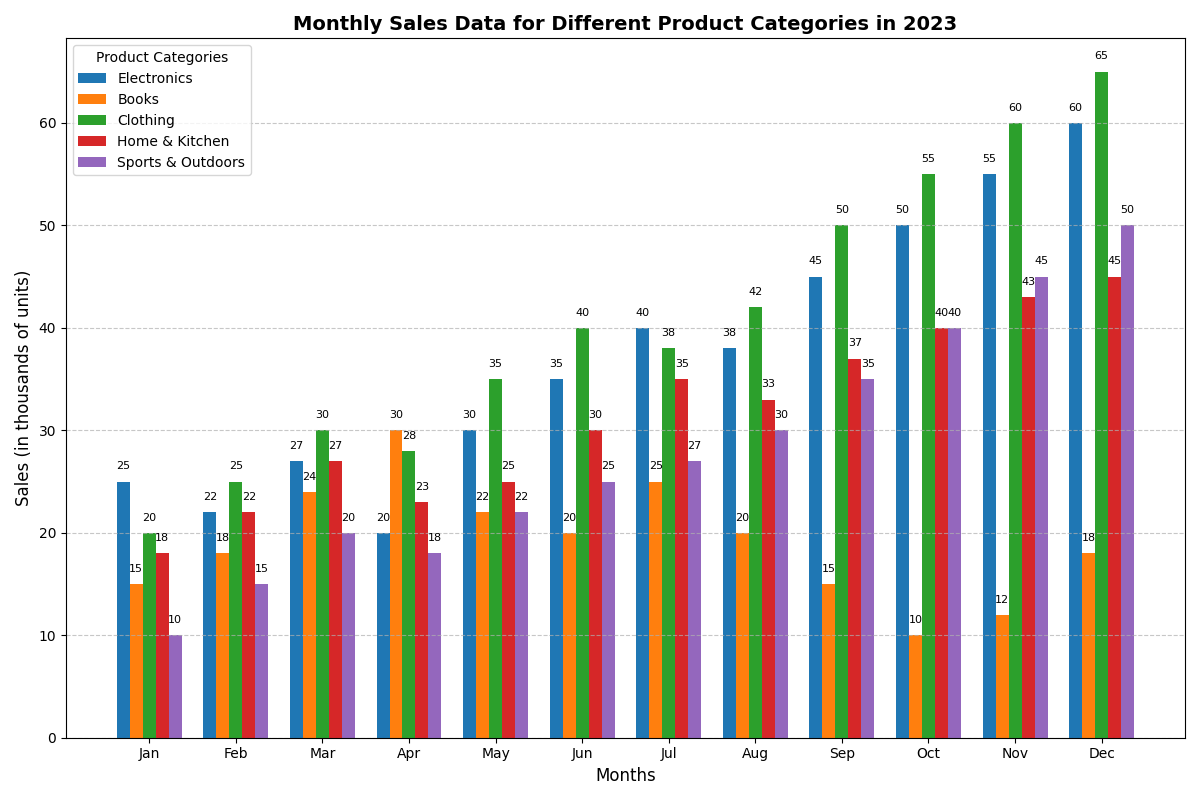

Source code (Python):
import matplotlib.pyplot as plt
import numpy as np

# Backstory:
# Analysis of Monthly Sales Data in an Online Store for Different Product Categories.
# Our objective is to visualize the sales distribution and compare monthly variations.

# Define product categories
categories = ['Electronics', 'Books', 'Clothing', 'Home & Kitchen', 'Sports & Outdoors']

# Define months
months = ['Jan', 'Feb', 'Mar', 'Apr', 'May', 'Jun', 'Jul', 'Aug', 'Sep', 'Oct', 'Nov', 'Dec']

# Hypothetical monthly sales data for each category (in thousands of units)
sales_data = {
    'Electronics': [25, 22, 27, 20, 30, 35, 40, 38, 45, 50, 55, 60],
    'Books': [15, 18, 24, 30, 22, 20, 25, 20, 15, 10, 12, 18],
    'Clothing': [20, 25, 30, 28, 35, 40, 38, 42, 50, 55, 60, 65],
    'Home & Kitchen': [18, 22, 27, 23, 25, 30, 35, 33, 37, 40, 43, 45],
    'Sports & Outdoors': [10, 15, 20, 18, 22, 25, 27, 30, 35, 40, 45, 50]
}

# Creating the plot
fig, ax = plt.subplots(figsize=(12, 8))

# Number of categories and months
num_categories = len(categories)
num_months = len(months)
width = 0.15  # Width of each bar

# Define position for each set of bars
x = np.arange(num_months)

# Plot the bar chart
for i, (category, sales) in enumerate(sales_data.items()):
    ax.bar(x + i * width, sales, width=width, label=category)

# Set labels and title
ax.set_xlabel('Months', fontsize=12)
ax.set_ylabel('Sales (in thousands of units)', fontsize=12)
ax.set_title('Monthly Sales Data for Different Product Categories in 2023', fontsize=14, fontweight='bold')
ax.set_xticks(x + (num_categories - 1) * width / 2)
ax.set_xticklabels(months)

# Adding grid lines and legend
ax.grid(axis='y', linestyle='--', alpha=0.7)
ax.legend(title='Product Categories')

# Annotate sales values on each bar
for i, sales in enumerate(sales_data.values()):
    for j, value in enumerate(sales):
        ax.text(j + i * width, value + 1, f'{value}', ha='center', va='bottom', fontsize=8, color='black')

# Automatically adjust the layout
plt.tight_layout()

# Display the plot
plt.show()
